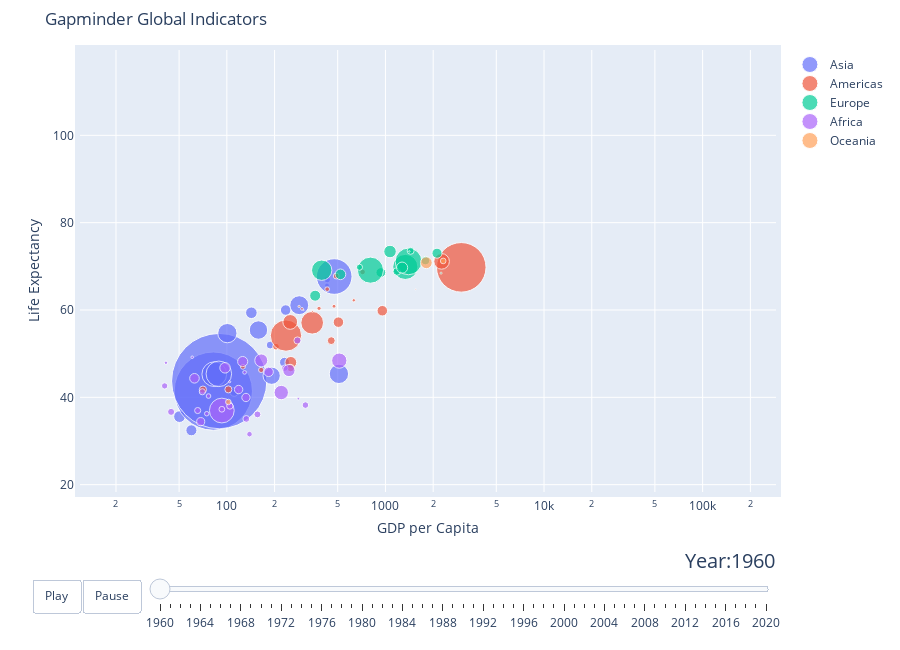

This figure's notebook cell:
### Code cell
fig = bubbleplot(dataset=df_health_gdp_lifeexp_pop, x_column='value_x', y_column='value_y', 
    bubble_column='Country Name_x', time_column='Date', size_column='value', color_column='region_x', 
    x_title="GDP per Capita", y_title="Life Expectancy", title='Gapminder Global Indicators',
    x_logscale=True, scale_bubble=3, height=650, )
#fig.layout.updatemenus[0].buttons[0].args[1]["frame"]["duration"] = 50
iplot(fig, config={'scrollzoom': True})

### Figure 1 — Plotly figure (JSON) as saved in the notebook; plotly's stock layout.template omitted (floating-point values rounded to 4 significant figures)
{"data": [{"marker": {"size": [8996967, 10105060, 450547675, 9874476, 8156342, 25012374, 26269741, 1646400, 27472339, 5722372, 3075605, 667070000, 44988690, 48013505, 27397208, 4573514, 93216000, 21906909, 7289753], "sizemode": "area", "sizeref": 147000.0}, "mode": "markers", "name": "Asia", "text": ["Afghanistan", "Nepal", "India", "Sri Lanka", "Malaysia", "Korea, Rep.", "Philippines", "Singapore", "Turkiye", "Cambodia", "Hong Kong SAR, China", "China", "Pakistan", "Bangladesh", "Thailand", "Syrian Arab Republic", "Japan", "Iran, Islamic Rep.", "Iraq"], "type": "scatter", "x": [59.77, 50.3, 82.19, 142.8, 234.9, 158.2, 286.1, 428.1, 509.0, 111.3, 429.4, 89.52, 83.34, 89.04, 100.8, 187.5, 475.3, 191.7, 231.0], "y": [32.45, 35.58, 41.42, 59.37, 59.99, 55.42, 61.1, 65.66, 45.37, 41.24, 66.96, 43.73, 45.3, 45.38, 54.7, 51.97, 67.67, 44.95, 48.02]}, {"marker": {"size": [80970, 3656961, 4543658, 3294222, 2538648, 1773132, 180671000, 571813, 92068, 37771861, 287870, 8141839, 8132988, 847973, 2358000, 17909009, 109532, 10155011, 2038636, 1330787, 72179235, 1133005, 16057714, 3866162, 4128880, 1628524], "sizemode": "area", "sizeref": 147000.0}, "mode": "markers", "name": "Americas", "text": ["St. Vincent and the Grenadines", "Bolivia", "Ecuador", "Dominican Republic", "Uruguay", "Nicaragua", "United States", "Guyana", "Belize", "Mexico", "Suriname", "Venezuela, RB", "Chile", "Trinidad and Tobago", "Puerto Rico", "Canada", "Bahamas, The", "Peru", "Honduras", "Costa Rica", "Brazil", "Panama", "Colombia", "Haiti", "Guatemala", "Jamaica"], "type": "scatter", "x": [161.4, 102.2, 455.5, 204.1, 489.4, 126.2, 3007.0, 297.7, 304.9, 345.2, 346.2, 955.4, 505.3, 631.7, 717.5, 2259.0, 1550.0, 253.3, 164.6, 381.4, 235.9, 474.1, 251.0, 70.66, 252.8, 429.3], "y": [59.26, 41.82, 52.98, 51.6, 67.78, 47.0, 69.77, 60.26, 59.98, 57.08, 59.68, 59.83, 57.22, 62.22, 68.72, 71.13, 64.74, 48.01, 46.27, 60.38, 54.14, 60.86, 57.27, 41.76, 46.7, 64.77]}, {"marker": {"size": [11486631, 30455000, 7484656, 46621688, 313970, 4429634, 52400000, 3581239, 8857716, 175574, 7047539, 50199700, 2828600, 8331725, 5327827, 9153489], "sizemode": "area", "sizeref": 147000.0}, "mode": "markers", "name": "Europe", "text": ["Netherlands", "Spain", "Sweden", "France", "Luxembourg", "Finland", "United Kingdom", "Norway", "Portugal", "Iceland", "Austria", "Italy", "Ireland", "Greece", "Switzerland", "Belgium"], "type": "scatter", "x": [1069.0, 396.4, 2114.0, 1335.0, 2242.0, 1179.0, 1398.0, 1442.0, 360.5, 1415.0, 935.5, 804.5, 685.6, 520.3, 1787.0, 1274.0], "y": [73.39, 69.11, 73.01, 69.87, 68.45, 68.82, 71.13, 73.55, 63.27, 73.42, 68.59, 69.12, 69.8, 68.16, 71.31, 69.7]}, {"marker": {"size": [12328532, 3388774, 45138460, 502733, 7544498, 336578, 500922, 837264, 3070780, 5099368, 3659980, 1580508, 2431617, 3001604, 1501668, 2935575, 5176920, 3206757, 2317638, 4829289, 3503559, 17099836, 1018254, 2755967, 6767092, 15248256, 8120082, 2797925, 6635229, 11057864, 3776679], "sizemode": "area", "sizeref": 147000.0}, "mode": "markers", "name": "Africa", "text": ["Morocco", "Niger", "Nigeria", "Botswana", "Sudan", "Eswatini", "Gabon", "Lesotho", "Zambia", "Madagascar", "Malawi", "Togo", "Benin", "Chad", "Central African Republic", "Rwanda", "Cameroon", "Senegal", "Sierra Leone", "Burkina Faso", "Cote d'Ivoire", "South Africa", "Congo, Rep.", "Somalia", "Uganda", "Congo, Dem. Rep.", "Kenya", "Burundi", "Ghana", "Algeria", "Zimbabwe"], "type": "scatter", "x": [164.8, 132.7, 92.96, 60.49, 125.9, 104.2, 282.4, 41.3, 232.2, 132.0, 44.52, 76.64, 93.02, 104.5, 74.69, 40.54, 118.6, 313.0, 138.9, 68.42, 155.9, 511.6, 129.4, 65.48, 62.51, 220.3, 97.45, 70.05, 183.4, 246.3, 278.8], "y": [48.46, 35.05, 36.98, 49.18, 48.19, 43.57, 39.69, 47.92, 46.69, 39.96, 36.67, 40.3, 37.27, 38.02, 36.25, 42.62, 41.78, 38.22, 31.57, 34.43, 36.09, 48.41, 45.72, 36.98, 44.36, 41.1, 46.76, 41.28, 45.84, 46.14, 53.02]}, {"marker": {"size": [2371800, 393480, 10276477, 2255858], "sizemode": "area", "sizeref": 147000.0}, "mode": "markers", "name": "Oceania", "text": ["New Zealand", "Fiji", "Australia", "Papua New Guinea"], "type": "scatter", "x": [2313.0, 285.5, 1811.0, 102.2], "y": [71.24, 60.81, 70.82, 38.94]}], "layout": {"height": 650, "hovermode": "closest", "margin": {"b": 50, "pad": 5, "t": 50}, "showlegend": true, "sliders": [{"active": 0, "currentvalue": {"font": {"size": 20}, "prefix": "Year:", "visible": true, "xanchor": "right"}, "len": 0.9, "pad": {"b": 10, "t": 50}, "steps": [{"args": [[1960], {"frame": {"duration": 300, "redraw": false}, "mode": "immediate", "transition": {"duration": 300}}], "label": "1960", "method": "animate"}, {"args": [[1961], {"frame": {"duration": 300, "redraw": false}, "mode": "immediate", "transition": {"duration": 300}}], "label": "1961", "method": "animate"}, {"args": [[1962], {"frame": {"duration": 300, "redraw": false}, "mode": "immediate", "transition": {"duration": 300}}], "label": "1962", "method": "animate"}, {"args": [[1963], {"frame": {"duration": 300, "redraw": false}, "mode": "immediate", "transition": {"duration": 300}}], "label": "1963", "method": "animate"}, {"args": [[1964], {"frame": {"duration": 300, "redraw": false}, "mode": "immediate", "transition": {"duration": 300}}], "label": "1964", "method": "animate"}, {"args": [[1965], {"frame": {"duration": 300, "redraw": false}, "mode": "immediate", "transition": {"duration": 300}}], "label": "1965", "method": "animate"}, {"args": [[1966], {"frame": {"duration": 300, "redraw": false}, "mode": "immediate", "transition": {"duration": 300}}], "label": "1966", "method": "animate"}, {"args": [[1967], {"frame": {"duration": 300, "redraw": false}, "mode": "immediate", "transition": {"duration": 300}}], "label": "1967", "method": "animate"}, {"args": [[1968], {"frame": {"duration": 300, "redraw": false}, "mode": "immediate", "transition": {"duration": 300}}], "label": "1968", "method": "animate"}, {"args": [[1969], {"frame": {"duration": 300, "redraw": false}, "mode": "immediate", "transition": {"duration": 300}}], "label": "1969", "method": "animate"}, {"args": [[1970], {"frame": {"duration": 300, "redraw": false}, "mode": "immediate", "transition": {"duration": 300}}], "label": "1970", "method": "animate"}, {"args": [[1971], {"frame": {"duration": 300, "redraw": false}, "mode": "immediate", "transition": {"duration": 300}}], "label": "1971", "method": "animate"}, {"args": [[1972], {"frame": {"duration": 300, "redraw": false}, "mode": "immediate", "transition": {"duration": 300}}], "label": "1972", "method": "animate"}, {"args": [[1973], {"frame": {"duration": 300, "redraw": false}, "mode": "immediate", "transition": {"duration": 300}}], "label": "1973", "method": "animate"}, {"args": [[1974], {"frame": {"duration": 300, "redraw": false}, "mode": "immediate", "transition": {"duration": 300}}], "label": "1974", "method": "animate"}, {"args": [[1975], {"frame": {"duration": 300, "redraw": false}, "mode": "immediate", "transition": {"duration": 300}}], "label": "1975", "method": "animate"}, {"args": [[1976], {"frame": {"duration": 300, "redraw": false}, "mode": "immediate", "transition": {"duration": 300}}], "label": "1976", "method": "animate"}, {"args": [[1977], {"frame": {"duration": 300, "redraw": false}, "mode": "immediate", "transition": {"duration": 300}}], "label": "1977", "method": "animate"}, {"args": [[1978], {"frame": {"duration": 300, "redraw": false}, "mode": "immediate", "transition": {"duration": 300}}], "label": "1978", "method": "animate"}, {"args": [[1979], {"frame": {"duration": 300, "redraw": false}, "mode": "immediate", "transition": {"duration": 300}}], "label": "1979", "method": "animate"}, {"args": [[1980], {"frame": {"duration": 300, "redraw": false}, "mode": "immediate", "transition": {"duration": 300}}], "label": "1980", "method": "animate"}, {"args": [[1981], {"frame": {"duration": 300, "redraw": false}, "mode": "immediate", "transition": {"duration": 300}}], "label": "1981", "method": "animate"}, {"args": [[1982], {"frame": {"duration": 300, "redraw": false}, "mode": "immediate", "transition": {"duration": 300}}], "label": "1982", "method": "animate"}, {"args": [[1983], {"frame": {"duration": 300, "redraw": false}, "mode": "immediate", "transition": {"duration": 300}}], "label": "1983", "method": "animate"}, {"args": [[1984], {"frame": {"duration": 300, "redraw": false}, "mode": "immediate", "transition": {"duration": 300}}], "label": "1984", "method": "animate"}, {"args": [[1985], {"frame": {"duration": 300, "redraw": false}, "mode": "immediate", "transition": {"duration": 300}}], "label": "1985", "method": "animate"}, {"args": [[1986], {"frame": {"duration": 300, "redraw": false}, "mode": "immediate", "transition": {"duration": 300}}], "label": "1986", "method": "animate"}, {"args": [[1987], {"frame": {"duration": 300, "redraw": false}, "mode": "immediate", "transition": {"duration": 300}}], "label": "1987", "method": "animate"}, {"args": [[1988], {"frame": {"duration": 300, "redraw": false}, "mode": "immediate", "transition": {"duration": 300}}], "label": "1988", "method": "animate"}, {"args": [[1989], {"frame": {"duration": 300, "redraw": false}, "mode": "immediate", "transition": {"duration": 300}}], "label": "1989", "method": "animate"}, {"args": [[1990], {"frame": {"duration": 300, "redraw": false}, "mode": "immediate", "transition": {"duration": 300}}], "label": "1990", "method": "animate"}, {"args": [[1991], {"frame": {"duration": 300, "redraw": false}, "mode": "immediate", "transition": {"duration": 300}}], "label": "1991", "method": "animate"}, {"args": [[1992], {"frame": {"duration": 300, "redraw": false}, "mode": "immediate", "transition": {"duration": 300}}], "label": "1992", "method": "animate"}, {"args": [[1993], {"frame": {"duration": 300, "redraw": false}, "mode": "immediate", "transition": {"duration": 300}}], "label": "1993", "method": "animate"}, {"args": [[1994], {"frame": {"duration": 300, "redraw": false}, "mode": "immediate", "transition": {"duration": 300}}], "label": "1994", "method": "animate"}, {"args": [[1995], {"frame": {"duration": 300, "redraw": false}, "mode": "immediate", "transition": {"duration": 300}}], "label": "1995", "method": "animate"}, {"args": [[1996], {"frame": {"duration": 300, "redraw": false}, "mode": "immediate", "transition": {"duration": 300}}], "label": "1996", "method": "animate"}, {"args": [[1997], {"frame": {"duration": 300, "redraw": false}, "mode": "immediate", "transition": {"duration": 300}}], "label": "1997", "method": "animate"}, {"args": [[1998], {"frame": {"duration": 300, "redraw": false}, "mode": "immediate", "transition": {"duration": 300}}], "label": "1998", "method": "animate"}, {"args": [[1999], {"frame": {"duration": 300, "redraw": false}, "mode": "immediate", "transition": {"duration": 300}}], "label": "1999", "method": "animate"}, {"args": [[2000], {"frame": {"duration": 300, "redraw": false}, "mode": "immediate", "transition": {"duration": 300}}], "label": "2000", "method": "animate"}, {"args": [[2001], {"frame": {"duration": 300, "redraw": false}, "mode": "immediate", "transition": {"duration": 300}}], "label": "2001", "method": "animate"}, {"args": [[2002], {"frame": {"duration": 300, "redraw": false}, "mode": "immediate", "transition": {"duration": 300}}], "label": "2002", "method": "animate"}, {"args": [[2003], {"frame": {"duration": 300, "redraw": false}, "mode": "immediate", "transition": {"duration": 300}}], "label": "2003", "method": "animate"}, {"args": [[2004], {"frame": {"duration": 300, "redraw": false}, "mode": "immediate", "transition": {"duration": 300}}], "label": "2004", "method": "animate"}, {"args": [[2005], {"frame": {"duration": 300, "redraw": false}, "mode": "immediate", "transition": {"duration": 300}}], "label": "2005", "method": "animate"}, {"args": [[2006], {"frame": {"duration": 300, "redraw": false}, "mode": "immediate", "transition": {"duration": 300}}], "label": "2006", "method": "animate"}, {"args": [[2007], {"frame": {"duration": 300, "redraw": false}, "mode": "immediate", "transition": {"duration": 300}}], "label": "2007", "method": "animate"}, {"args": [[2008], {"frame": {"duration": 300, "redraw": false}, "mode": "immediate", "transition": {"duration": 300}}], "label": "2008", "method": "animate"}, {"args": [[2009], {"frame": {"duration": 300, "redraw": false}, "mode": "immediate", "transition": {"duration": 300}}], "label": "2009", "method": "animate"}, {"args": [[2010], {"frame": {"duration": 300, "redraw": false}, "mode": "immediate", "transition": {"duration": 300}}], "label": "2010", "method": "animate"}, {"args": [[2011], {"frame": {"duration": 300, "redraw": false}, "mode": "immediate", "transition": {"duration": 300}}], "label": "2011", "method": "animate"}, {"args": [[2012], {"frame": {"duration": 300, "redraw": false}, "mode": "immediate", "transition": {"duration": 300}}], "label": "2012", "method": "animate"}, {"args": [[2013], {"frame": {"duration": 300, "redraw": false}, "mode": "immediate", "transition": {"duration": 300}}], "label": "2013", "method": "animate"}, {"args": [[2014], {"frame": {"duration": 300, "redraw": false}, "mode": "immediate", "transition": {"duration": 300}}], "label": "2014", "method": "animate"}, {"args": [[2015], {"frame": {"duration": 300, "redraw": false}, "mode": "immediate", "transition": {"duration": 300}}], "label": "2015", "method": "animate"}, {"args": [[2016], {"frame": {"duration": 300, "redraw": false}, "mode": "immediate", "transition": {"duration": 300}}], "label": "2016", "method": "animate"}, {"args": [[2017], {"frame": {"duration": 300, "redraw": false}, "mode": "immediate", "transition": {"duration": 300}}], "label": "2017", "method": "animate"}, {"args": [[2018], {"frame": {"duration": 300, "redraw": false}, "mode": "immediate", "transition": {"duration": 300}}], "label": "2018", "method": "animate"}, {"args": [[2019], {"frame": {"duration": 300, "redraw": false}, "mode": "immediate", "transition": {"duration": 300}}], "label": "2019", "method": "animate"}, {"args": [[2020], {"frame": {"duration": 300, "redraw": false}, "mode": "immediate", "transition": {"duration": 300}}], "label": "2020", "method": "animate"}], "transition": {"duration": 300, "easing": "cubic-in-out"}, "x": 0.1, "xanchor": "left", "y": 0, "yanchor": "top"}], "title": {"text": "Gapminder Global Indicators"}, "updatemenus": [{"buttons": [{"args": [null, {"frame": {"duration": 500, "redraw": false}, "fromcurrent": true, "transition": {"duration": 300, "easing": "quadratic-in-out"}}], "label": "Play", "method": "animate"}, {"args": [[null], {"frame": {"duration": 0, "redraw": false}, "mode": "immediate", "transition": {"duration": 0}}], "label": "Pause", "method": "animate"}], "direction": "left", "pad": {"r": 10, "t": 87}, "showactive": false, "type": "buttons", "x": 0.1, "xanchor": "right", "y": 0, "yanchor": "top"}], "xaxis": {"autorange": false, "range": [1.074, 5.463], "title": {"text": "GDP per Capita"}, "type": "log"}, "yaxis": {"autorange": false, "range": [18.32, 119.5], "title": {"text": "Life Expectancy"}}}}
